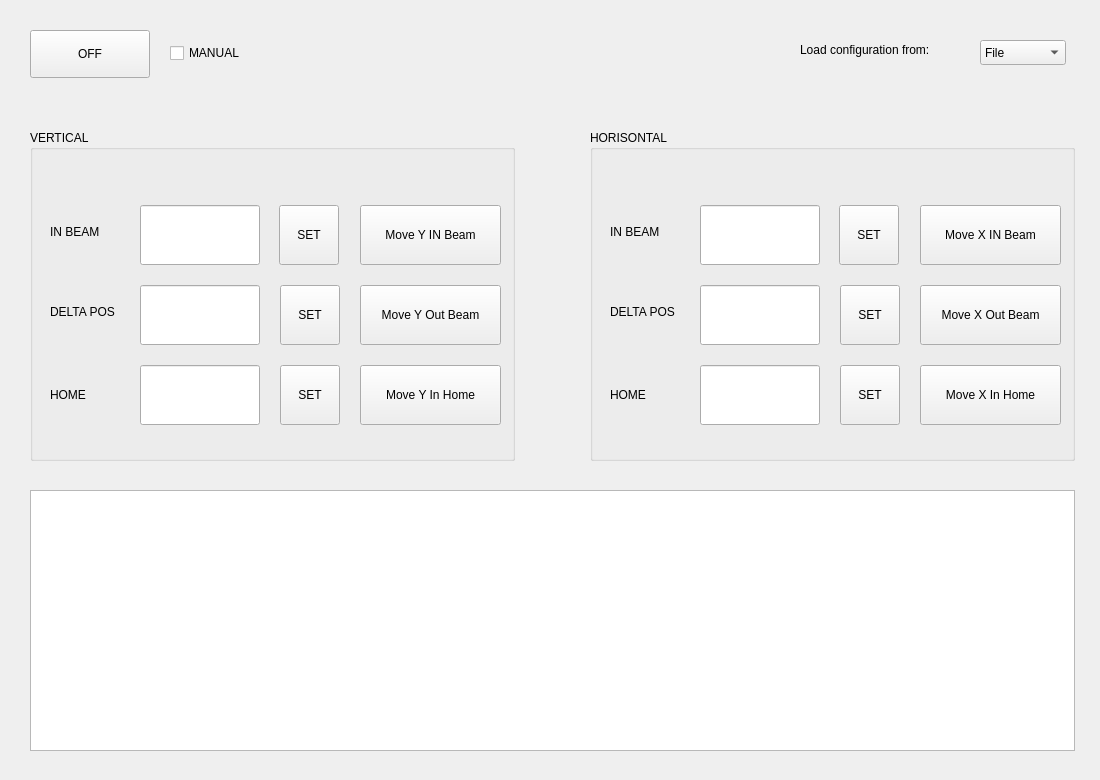
<?xml version="1.0" encoding="UTF-8"?>
<ui version="4.0">
 <class>MainWindow</class>
 <widget class="QMainWindow" name="MainWindow">
  <property name="geometry">
   <rect>
    <x>0</x>
    <y>0</y>
    <width>1100</width>
    <height>780</height>
   </rect>
  </property>
  <property name="sizePolicy">
   <sizepolicy hsizetype="Fixed" vsizetype="Fixed">
    <horstretch>0</horstretch>
    <verstretch>0</verstretch>
   </sizepolicy>
  </property>
  <property name="maximumSize">
   <size>
    <width>1100</width>
    <height>780</height>
   </size>
  </property>
  <property name="mouseTracking">
   <bool>false</bool>
  </property>
  <property name="windowTitle">
   <string>JEPO TARGET CONTROL</string>
  </property>
  <property name="toolButtonStyle">
   <enum>Qt::ToolButtonIconOnly</enum>
  </property>
  <property name="documentMode">
   <bool>false</bool>
  </property>
  <property name="tabShape">
   <enum>QTabWidget::Rounded</enum>
  </property>
  <property name="unifiedTitleAndToolBarOnMac">
   <bool>true</bool>
  </property>
  <widget class="QWidget" name="centralwidget">
   <property name="sizePolicy">
    <sizepolicy hsizetype="Fixed" vsizetype="Fixed">
     <horstretch>0</horstretch>
     <verstretch>0</verstretch>
    </sizepolicy>
   </property>
   <widget class="QPushButton" name="on_off_BTN">
    <property name="geometry">
     <rect>
      <x>30</x>
      <y>30</y>
      <width>120</width>
      <height>48</height>
     </rect>
    </property>
    <property name="text">
     <string>OFF</string>
    </property>
    <property name="autoDefault">
     <bool>false</bool>
    </property>
    <property name="default">
     <bool>false</bool>
    </property>
    <property name="flat">
     <bool>false</bool>
    </property>
   </widget>
   <widget class="QGroupBox" name="GROUP_VERTICAL">
    <property name="enabled">
     <bool>true</bool>
    </property>
    <property name="geometry">
     <rect>
      <x>30</x>
      <y>130</y>
      <width>485</width>
      <height>331</height>
     </rect>
    </property>
    <property name="autoFillBackground">
     <bool>false</bool>
    </property>
    <property name="inputMethodHints">
     <set>Qt::ImhNone</set>
    </property>
    <property name="title">
     <string>VERTICAL</string>
    </property>
    <property name="flat">
     <bool>true</bool>
    </property>
    <property name="checkable">
     <bool>false</bool>
    </property>
    <widget class="QPushButton" name="VERTICAL_HOME_SET_BUTTON">
     <property name="enabled">
      <bool>true</bool>
     </property>
     <property name="geometry">
      <rect>
       <x>250</x>
       <y>235</y>
       <width>60</width>
       <height>60</height>
      </rect>
     </property>
     <property name="text">
      <string>SET</string>
     </property>
    </widget>
    <widget class="QPushButton" name="VERTICAL_DELTA_SET_BUTTON">
     <property name="enabled">
      <bool>true</bool>
     </property>
     <property name="geometry">
      <rect>
       <x>250</x>
       <y>155</y>
       <width>60</width>
       <height>60</height>
      </rect>
     </property>
     <property name="text">
      <string>SET</string>
     </property>
    </widget>
    <widget class="QPushButton" name="VERTICAL_IN_BEAM_SET_BUTTON">
     <property name="enabled">
      <bool>true</bool>
     </property>
     <property name="geometry">
      <rect>
       <x>249</x>
       <y>75</y>
       <width>60</width>
       <height>60</height>
      </rect>
     </property>
     <property name="text">
      <string>SET</string>
     </property>
    </widget>
    <widget class="QLineEdit" name="VERTICAL_IN_BEAM_TEXT_IN">
     <property name="enabled">
      <bool>true</bool>
     </property>
     <property name="geometry">
      <rect>
       <x>110</x>
       <y>75</y>
       <width>120</width>
       <height>60</height>
      </rect>
     </property>
     <property name="accessibleName">
      <string/>
     </property>
     <property name="autoFillBackground">
      <bool>false</bool>
     </property>
     <property name="inputMethodHints">
      <set>Qt::ImhDigitsOnly|Qt::ImhSensitiveData</set>
     </property>
     <property name="inputMask">
      <string/>
     </property>
     <property name="text">
      <string/>
     </property>
     <property name="frame">
      <bool>true</bool>
     </property>
     <property name="alignment">
      <set>Qt::AlignCenter</set>
     </property>
     <property name="placeholderText">
      <string/>
     </property>
     <property name="clearButtonEnabled">
      <bool>false</bool>
     </property>
    </widget>
    <widget class="QLineEdit" name="VERTICAL_DELTA_TEXT_IN">
     <property name="enabled">
      <bool>true</bool>
     </property>
     <property name="geometry">
      <rect>
       <x>110</x>
       <y>155</y>
       <width>120</width>
       <height>60</height>
      </rect>
     </property>
     <property name="accessibleName">
      <string/>
     </property>
     <property name="inputMethodHints">
      <set>Qt::ImhDigitsOnly|Qt::ImhSensitiveData</set>
     </property>
     <property name="alignment">
      <set>Qt::AlignCenter</set>
     </property>
    </widget>
    <widget class="QLineEdit" name="VERTICAL_HOME_TEXT_IN">
     <property name="enabled">
      <bool>true</bool>
     </property>
     <property name="geometry">
      <rect>
       <x>110</x>
       <y>235</y>
       <width>120</width>
       <height>60</height>
      </rect>
     </property>
     <property name="accessibleName">
      <string/>
     </property>
     <property name="inputMethodHints">
      <set>Qt::ImhDigitsOnly|Qt::ImhSensitiveData</set>
     </property>
     <property name="alignment">
      <set>Qt::AlignCenter</set>
     </property>
    </widget>
    <widget class="QLabel" name="IN_BEAM_TEXT">
     <property name="enabled">
      <bool>true</bool>
     </property>
     <property name="geometry">
      <rect>
       <x>20</x>
       <y>85</y>
       <width>129</width>
       <height>34</height>
      </rect>
     </property>
     <property name="text">
      <string>IN BEAM</string>
     </property>
    </widget>
    <widget class="QLabel" name="DELTA_POS">
     <property name="enabled">
      <bool>true</bool>
     </property>
     <property name="geometry">
      <rect>
       <x>20</x>
       <y>165</y>
       <width>151</width>
       <height>34</height>
      </rect>
     </property>
     <property name="text">
      <string>DELTA POS</string>
     </property>
    </widget>
    <widget class="QLabel" name="HOME_TEXT">
     <property name="enabled">
      <bool>true</bool>
     </property>
     <property name="geometry">
      <rect>
       <x>20</x>
       <y>248</y>
       <width>129</width>
       <height>34</height>
      </rect>
     </property>
     <property name="text">
      <string>HOME</string>
     </property>
    </widget>
    <widget class="QPushButton" name="MOVE_Y_INBEAM">
     <property name="geometry">
      <rect>
       <x>330</x>
       <y>75</y>
       <width>141</width>
       <height>60</height>
      </rect>
     </property>
     <property name="text">
      <string>Move Y IN Beam</string>
     </property>
    </widget>
    <widget class="QPushButton" name="MOVE_Y_OUTBEAM">
     <property name="geometry">
      <rect>
       <x>330</x>
       <y>155</y>
       <width>141</width>
       <height>60</height>
      </rect>
     </property>
     <property name="text">
      <string>Move Y Out Beam</string>
     </property>
    </widget>
    <widget class="QPushButton" name="MOVE_Y_HOME">
     <property name="geometry">
      <rect>
       <x>330</x>
       <y>235</y>
       <width>141</width>
       <height>60</height>
      </rect>
     </property>
     <property name="text">
      <string>Move Y In Home</string>
     </property>
    </widget>
   </widget>
   <widget class="QCheckBox" name="auto_manual_checkbox">
    <property name="geometry">
     <rect>
      <x>170</x>
      <y>33</y>
      <width>175</width>
      <height>40</height>
     </rect>
    </property>
    <property name="text">
     <string>MANUAL</string>
    </property>
   </widget>
   <widget class="QGroupBox" name="GROUP_HORISONTAL">
    <property name="enabled">
     <bool>true</bool>
    </property>
    <property name="geometry">
     <rect>
      <x>590</x>
      <y>130</y>
      <width>485</width>
      <height>331</height>
     </rect>
    </property>
    <property name="autoFillBackground">
     <bool>false</bool>
    </property>
    <property name="title">
     <string>HORISONTAL</string>
    </property>
    <property name="flat">
     <bool>true</bool>
    </property>
    <property name="checkable">
     <bool>false</bool>
    </property>
    <widget class="QPushButton" name="HORISONTAL_HOME_SET_BUTTON">
     <property name="enabled">
      <bool>true</bool>
     </property>
     <property name="geometry">
      <rect>
       <x>250</x>
       <y>235</y>
       <width>60</width>
       <height>60</height>
      </rect>
     </property>
     <property name="text">
      <string>SET</string>
     </property>
    </widget>
    <widget class="QPushButton" name="HORISONTAL_DELTA_SET_BUTTON">
     <property name="enabled">
      <bool>true</bool>
     </property>
     <property name="geometry">
      <rect>
       <x>250</x>
       <y>155</y>
       <width>60</width>
       <height>60</height>
      </rect>
     </property>
     <property name="text">
      <string>SET</string>
     </property>
    </widget>
    <widget class="QPushButton" name="HORISONTAL_IN_BEAM_SET_BUTTON">
     <property name="enabled">
      <bool>true</bool>
     </property>
     <property name="geometry">
      <rect>
       <x>249</x>
       <y>75</y>
       <width>60</width>
       <height>60</height>
      </rect>
     </property>
     <property name="text">
      <string>SET</string>
     </property>
    </widget>
    <widget class="QLineEdit" name="HORISONTAL_IN_BEAM_TEXT_IN">
     <property name="enabled">
      <bool>true</bool>
     </property>
     <property name="geometry">
      <rect>
       <x>110</x>
       <y>75</y>
       <width>120</width>
       <height>60</height>
      </rect>
     </property>
     <property name="accessibleName">
      <string/>
     </property>
     <property name="inputMethodHints">
      <set>Qt::ImhDigitsOnly|Qt::ImhSensitiveData</set>
     </property>
     <property name="alignment">
      <set>Qt::AlignCenter</set>
     </property>
    </widget>
    <widget class="QLineEdit" name="HORISONTAL_DELTA_TEXT_IN">
     <property name="enabled">
      <bool>true</bool>
     </property>
     <property name="geometry">
      <rect>
       <x>110</x>
       <y>155</y>
       <width>120</width>
       <height>60</height>
      </rect>
     </property>
     <property name="accessibleName">
      <string/>
     </property>
     <property name="inputMethodHints">
      <set>Qt::ImhDigitsOnly|Qt::ImhSensitiveData</set>
     </property>
     <property name="alignment">
      <set>Qt::AlignCenter</set>
     </property>
    </widget>
    <widget class="QLineEdit" name="HORISONTAL_HOME_TEXT_IN">
     <property name="enabled">
      <bool>true</bool>
     </property>
     <property name="geometry">
      <rect>
       <x>110</x>
       <y>235</y>
       <width>120</width>
       <height>60</height>
      </rect>
     </property>
     <property name="accessibleName">
      <string/>
     </property>
     <property name="inputMethodHints">
      <set>Qt::ImhDigitsOnly|Qt::ImhSensitiveData</set>
     </property>
     <property name="alignment">
      <set>Qt::AlignCenter</set>
     </property>
    </widget>
    <widget class="QLabel" name="IN_BEAM_TEXT_3">
     <property name="enabled">
      <bool>true</bool>
     </property>
     <property name="geometry">
      <rect>
       <x>20</x>
       <y>85</y>
       <width>129</width>
       <height>34</height>
      </rect>
     </property>
     <property name="text">
      <string>IN BEAM</string>
     </property>
    </widget>
    <widget class="QLabel" name="DELTA_POS_3">
     <property name="enabled">
      <bool>true</bool>
     </property>
     <property name="geometry">
      <rect>
       <x>20</x>
       <y>165</y>
       <width>151</width>
       <height>34</height>
      </rect>
     </property>
     <property name="text">
      <string>DELTA POS</string>
     </property>
    </widget>
    <widget class="QLabel" name="HOME_TEXT_3">
     <property name="enabled">
      <bool>true</bool>
     </property>
     <property name="geometry">
      <rect>
       <x>20</x>
       <y>248</y>
       <width>129</width>
       <height>34</height>
      </rect>
     </property>
     <property name="text">
      <string>HOME</string>
     </property>
    </widget>
    <widget class="QPushButton" name="MOVE_X_HOME">
     <property name="geometry">
      <rect>
       <x>330</x>
       <y>235</y>
       <width>141</width>
       <height>60</height>
      </rect>
     </property>
     <property name="text">
      <string>Move X In Home</string>
     </property>
    </widget>
    <widget class="QPushButton" name="MOVE_X_INBEAM">
     <property name="geometry">
      <rect>
       <x>330</x>
       <y>75</y>
       <width>141</width>
       <height>60</height>
      </rect>
     </property>
     <property name="text">
      <string>Move X IN Beam</string>
     </property>
    </widget>
    <widget class="QPushButton" name="MOVE_X_OUTBEAM">
     <property name="geometry">
      <rect>
       <x>330</x>
       <y>155</y>
       <width>141</width>
       <height>60</height>
      </rect>
     </property>
     <property name="text">
      <string>Move X Out Beam</string>
     </property>
    </widget>
   </widget>
   <widget class="QTextBrowser" name="textBrowser">
    <property name="geometry">
     <rect>
      <x>30</x>
      <y>490</y>
      <width>1045</width>
      <height>261</height>
     </rect>
    </property>
    <property name="frameShape">
     <enum>QFrame::StyledPanel</enum>
    </property>
    <property name="frameShadow">
     <enum>QFrame::Sunken</enum>
    </property>
    <property name="lineWidth">
     <number>2</number>
    </property>
    <property name="midLineWidth">
     <number>0</number>
    </property>
    <property name="lineWrapMode">
     <enum>QTextEdit::NoWrap</enum>
    </property>
    <property name="openLinks">
     <bool>false</bool>
    </property>
   </widget>
   <widget class="QComboBox" name="comboBox">
    <property name="geometry">
     <rect>
      <x>980</x>
      <y>40</y>
      <width>86</width>
      <height>25</height>
     </rect>
    </property>
    <item>
     <property name="text">
      <string>File</string>
     </property>
    </item>
    <item>
     <property name="text">
      <string>EPICS</string>
     </property>
    </item>
   </widget>
   <widget class="QLabel" name="label">
    <property name="geometry">
     <rect>
      <x>800</x>
      <y>40</y>
      <width>171</width>
      <height>20</height>
     </rect>
    </property>
    <property name="text">
     <string>Load configuration from:</string>
    </property>
   </widget>
  </widget>
 </widget>
 <resources/>
 <connections/>
</ui>
